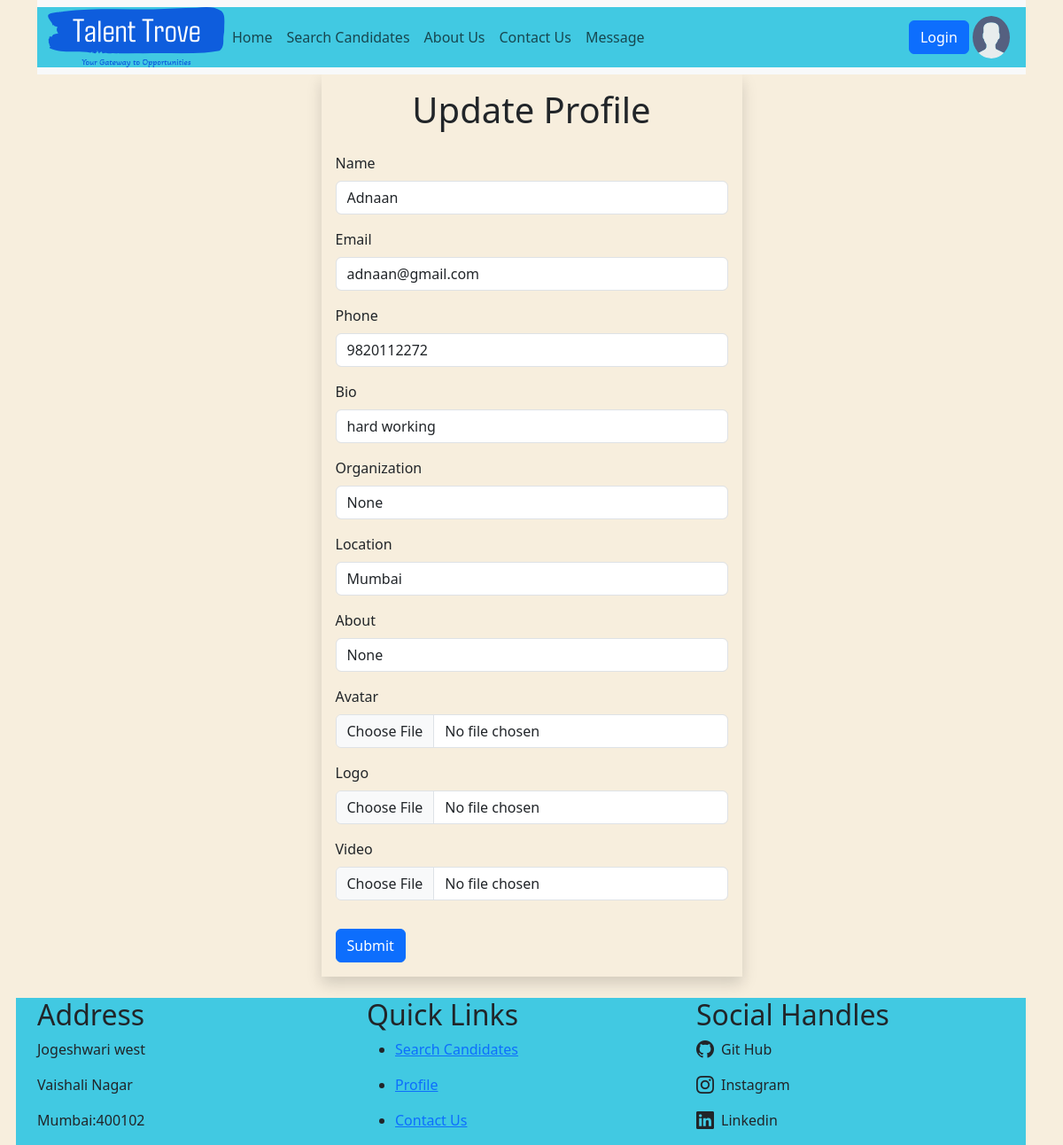
/employers/eupdate/2/, run on the app's committed database.
### job_search/models.py (models this page shows, shortened)
class User(AbstractUser):
    username = None
    email = models.EmailField(unique=True)
    phone = models.CharField(max_length=12,null=True,blank=True)
    bio=models.TextField(null=True,blank=True)
    name = models.CharField(max_length=100,null=True,blank=True)
    cv = models.FileField(null=True,blank=True)
    avatar = models.ImageField(null=True,default='avatar.svg')
    skills = models.CharField(max_length=1000,null=True,blank=True)
    complaints = models.TextField(null=True,blank=True)
    experience = models.CharField(max_length=100, default='1 Years')
    education = models.CharField(max_length=100,null=True,blank=True)
    location = models.CharField(max_length=100,null=True,blank=True)
    about = models.CharField(max_length=1000,null=True,blank=True)
    video = models.FileField(null=True,blank=True)
    logo = models.ImageField(null=True,default='avatar.svg')
    organization = models.CharField(null=True,blank=True,max_length=100)
    is_employer = models.BooleanField(default=False)
    is_employee = models.BooleanField(default=False)
    USERNAME_FIELD = 'email'
    REQUIRED_FIELDS=[]
    objects = UserManager()

### employers/views.py (the view, shortened to what this page needs)
# urls.py: path('eupdate/<int:pk>/',views.eupdate,name='eupdate'),
def eupdate(request,pk):
    user = User.objects.get(id=pk)
    form = UserForm(instance=user)
    context={'form':form}
    return render(request,'employers/eupdate.html',context)

### employers/forms.py
class UserForm(ModelForm):
    class Meta:
        model = User
        fields=[
            'name',
            'email',
            'phone',
            'bio',
            'organization',
            'location',
            'about',
            'avatar',
            'logo',
            'video',
        ]

### employers/templates/employers/eupdate.html (shortened to what this page needs)
{% extends 'emain.html' %}
{% block content %}
<div class="col-md-5 mx-auto p-3 shadow">
    <form method="POST" enctype="multipart/form-data" class="mx-auto">
        <h1 class="text-center mb-4">Update Profile</h1>
        {% for field in form %}
        <div class="mb-3">
            <label for="{{ field.id_for_label }}" class="form-label">{{ field.label }}</label>
            {% if field.field.widget.input_type == 'textarea' %}
            <textarea name="{{ field.name }}" class="form-control custom-textarea" id="{{ field.id_for_label }}">{{ field.value }}</textarea>
            {% else %}
            <input type="{{ field.field.widget.input_type }}" name="{{ field.name }}" class="form-control custom-input" id="{{ field.id_for_label }}" {% if field.field.required %}required{% endif %} value="{{ field.value }}">
            {% endif %}
        </div>
        {% endfor %}
        <a href=""><button type="submit"  class="btn btn-primary mt-3">Submit</button></a>
    </form>
{% endblock %}

### templates/emain.html (style rules this page uses)
body { background-color: #F7EEDD; }

### data on the page
User: name "Adnaan" "adnaan@gmail.com" "9820112272" "hard working" "Mumbai"

### other printed values
{{ field.label }} "Name" "Email" "Phone" "Bio" "Organization" "Location" "About" "Avatar" "Logo" "Video"
